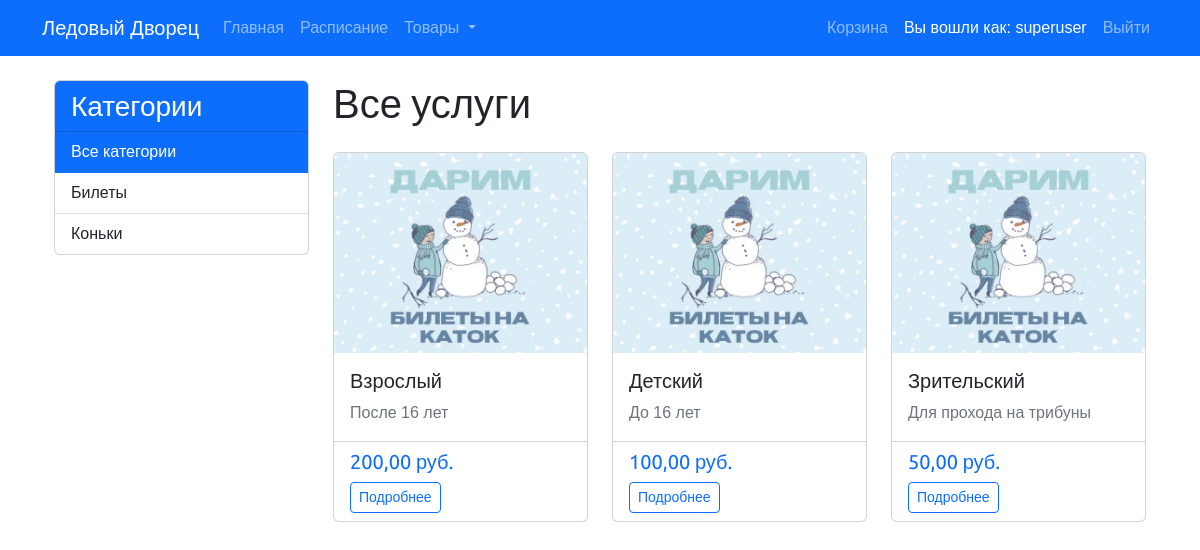
The app's page /products/ (signed in) with its own data.
### palace/models.py (models this page shows, shortened)
class Category(models.Model):
    name = models.CharField(max_length=200, verbose_name='Категория')
    slug = models.CharField(max_length=200, unique=True, verbose_name='Слаг')
    class Meta:
        ordering = ['name']  # сортировка по имени
        indexes = [models.Index(fields=['name']), ]
        verbose_name = 'категория'
        verbose_name_plural = 'категории'
    def get_absolute_url(self):# создание URL-адреса для категории
        return reverse('palace:product_list_by_category', args=[self.slug])

class Product(models.Model):
    category = models.ForeignKey(Category, related_name='products', on_delete=models.CASCADE, verbose_name='Категория')
    name = models.CharField(max_length=200, verbose_name='Услуга')
    slug = models.CharField(max_length=200, verbose_name='Слаг')
    image = models.ImageField(upload_to='products/%Y/%m/%d', blank=True, verbose_name='Изображение')
    description = models.TextField(blank=True, verbose_name='Описание')
    price = models.DecimalField(max_digits=10, decimal_places=2, verbose_name='Цена')
    available = models.BooleanField(default=True, verbose_name='Доступен')
    created = models.DateTimeField(auto_now_add=True, verbose_name='Дата создания')
    updated = models.DateTimeField(auto_now=True, verbose_name='Дата обновления')
    class Meta:
        ordering = ['name']
        indexes = [models.Index(fields=['id', 'slug']),
                   models.Index(fields=['name']),
                   models.Index(fields=['-created']),
                   ]
        verbose_name = 'услуга'
        verbose_name_plural = 'услуги'
    def get_absolute_url(self):# создание URL-адреса для товара
        return reverse('palace:product_detail', args=[self.id, self.slug])

### palace/views.py (the view)
# urls.py: path('products/', views.product_list, name='product_list'),
def product_list(request, category_slug=None):
    category = None
    categories = Category.objects.all()
    products = Product.objects.filter(available=True)
    if category_slug:
        category = get_object_or_404(Category, slug=category_slug)
        products = products.filter(category=category)
    return render(request,
                  'palace/product/list.html',
                  {'category': category,
                   'categories': categories,
                   'products': products})

### cart/context_processors.py (called while the page is built)
def cart(request):
    return {'cart': Cart(request)}

### palace/templates/palace/product/list.html (shortened to what this page needs)
{% extends "palace/base.html" %}
{% load static %}
{% block content %}
<div class="container mt-4">
  <div class="row">
    <div class="col-md-3">
      <div class="card mb-4">
        <div class="card-header bg-primary text-white">
          <h3 class="mb-0">Категории</h3>
        </div>
        <div class="list-group list-group-flush">
          <a href="{% url 'palace:product_list' %}"
             class="list-group-item list-group-item-action {% if not category %}active{% endif %}">
            Все категории
          </a>
          {% for c in categories %}
            <a href="{{ c.get_absolute_url }}"
               class="list-group-item list-group-item-action {% if category.slug == c.slug %}active{% endif %}">
              {{ c.name }}
            </a>
          {% endfor %}
        </div>
      </div>
    </div>
    <div class="col-md-9">
      <h1 class="mb-4">{% if category %}{{ category.name }}{% else %}Все услуги{% endif %}</h1>
      <div class="row">
        {% for product in products %}
        <div class="col-lg-4 col-md-6 mb-4">
          <div class="card h-100">
            <a href="{{ product.get_absolute_url }}">
              <img src="{% if product.image %}{{ product.image.url }}{% else %}{% static 'img/no-image.png' %}{% endif %}"
                   class="card-img-top"
                   alt="{{ product.name }}"
                   style="height: 200px; object-fit: cover;">
            </a>
            <div class="card-body">
              <h5 class="card-title">
                <a href="{{ product.get_absolute_url }}" class="text-decoration-none text-dark">{{ product.name }}</a>
              </h5>
              <p class="card-text text-muted">{{ product.description|truncatechars:100 }}</p>
            </div>
            <div class="card-footer bg-transparent">
              <h5 class="text-primary">{{ product.price }} руб.</h5>
              <a href="{{ product.get_absolute_url }}" class="btn btn-outline-primary btn-sm">Подробнее</a>
            </div>
          </div>
        </div>
        {% endfor %}
      </div>
    </div>
  </div>
</div>
{% endblock %}

### palace/templates/includes/header.html (shortened to what this page needs)
<nav class="navbar navbar-expand-lg navbar-dark bg-primary">
  <div class="container">
    <a class="navbar-brand" href="{% url 'palace:home' %}">Ледовый Дворец</a>
    <div class="collapse navbar-collapse" id="navbarNav">
      <ul class="navbar-nav me-auto">
        {% if user.is_authenticated %}
        <li class="nav-item">
          <a class="nav-link" href="{% url 'palace:home' %}">Главная</a>
        </li>
        <li class="nav-item">
          <a class="nav-link" href="{% url 'palace:shedule_list' %}">Расписание</a>
        </li>
        <li class="nav-item dropdown">
          <a class="nav-link dropdown-toggle" href="#" id="navbarDropdown" role="button" data-bs-toggle="dropdown">
            Товары
          </a>
        </li>
      </ul>
      <ul class="navbar-nav">
        <li class="nav-item">
          <a class="nav-link" href="{% url 'cart:cart_detail' %}">Корзина</a>
        </li>
        <li class="nav-item">
          <span class="nav-link text-white">Вы вошли как: {{ user.username }}</span>
        </li>
          <li class="nav-item">
            <a class="nav-link" href="{% url 'logout' %}">Выйти</a>
          </li>
        {% else %}
          <li class="nav-item">
            <a class="nav-link" href="{% url 'login' %}">Войти</a>
          </li>
        {% endif %}
      </ul>
    </div>
  </div>
</nav>

### palace/static/css/base.css (style rules this page uses)
body { margin:0; padding:0; font-family:helvetica, sans-serif; }
h1, h2, h3, h4, h5 , h6 { font-family: 'Ubuntu', sans-serif; font-weight:normal; }
a { text-decoration:none; color:#5993bb; }

### records on screen
Category: name "Билеты"
Category: name "Коньки"
Product: image (picture), name "Взрослый", description "После 16 лет", price "200,00"
Product: image (picture), name "Детский", description "До 16 лет", price "100,00"
Product: image (picture), name "Зрительский", description "Для прохода на трибуны", price "50,00"

### other values on screen
{{ user.username }} "superuser"
